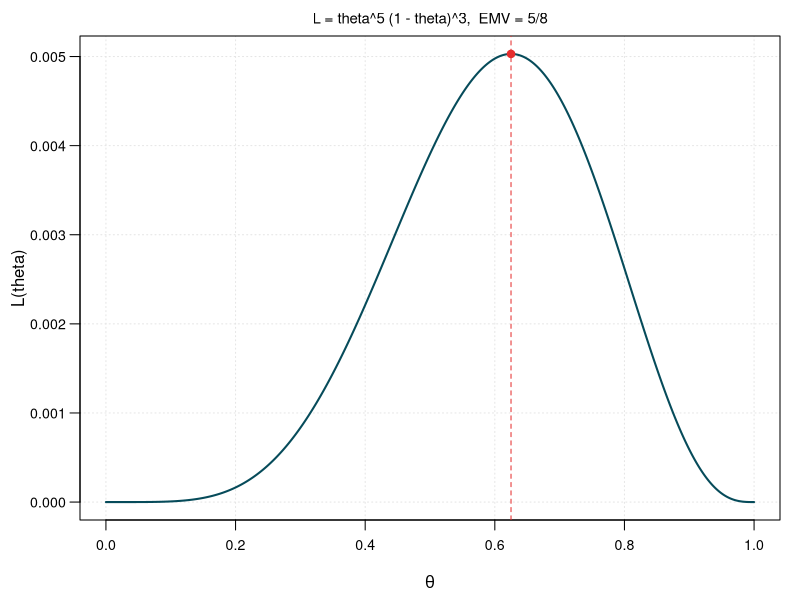
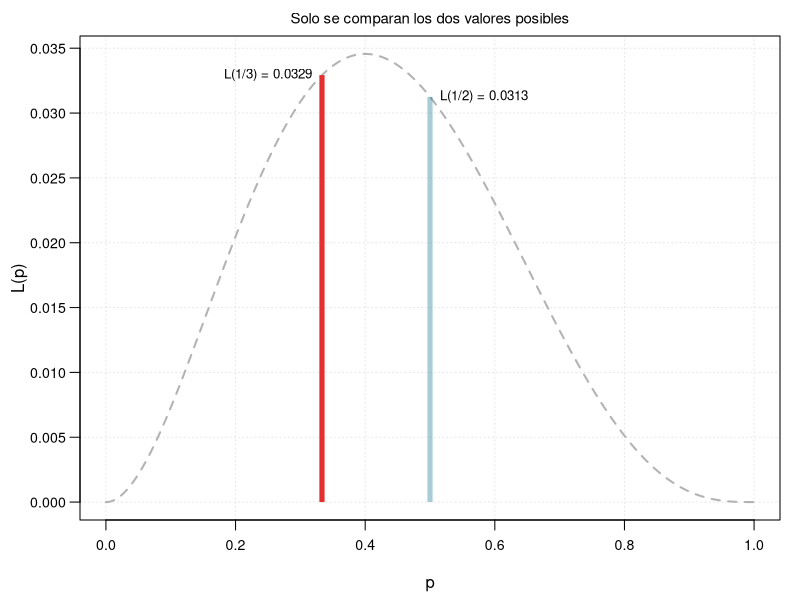
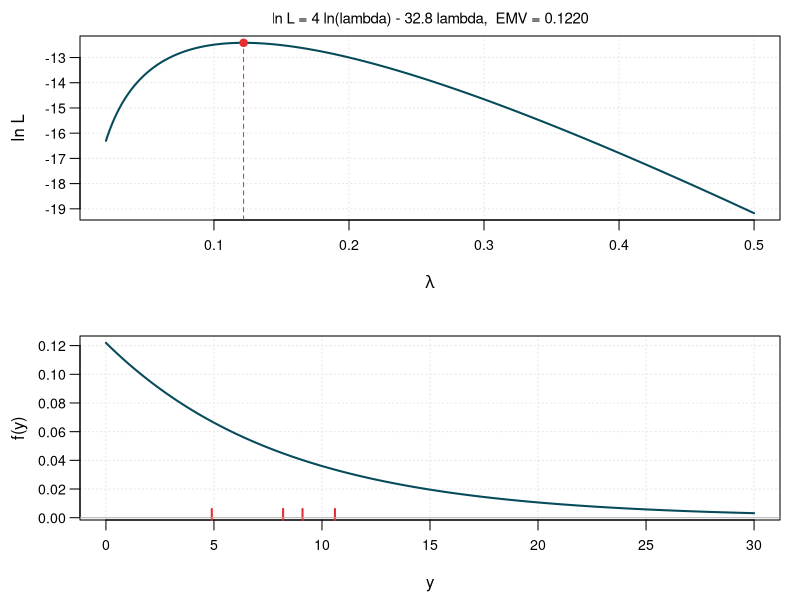
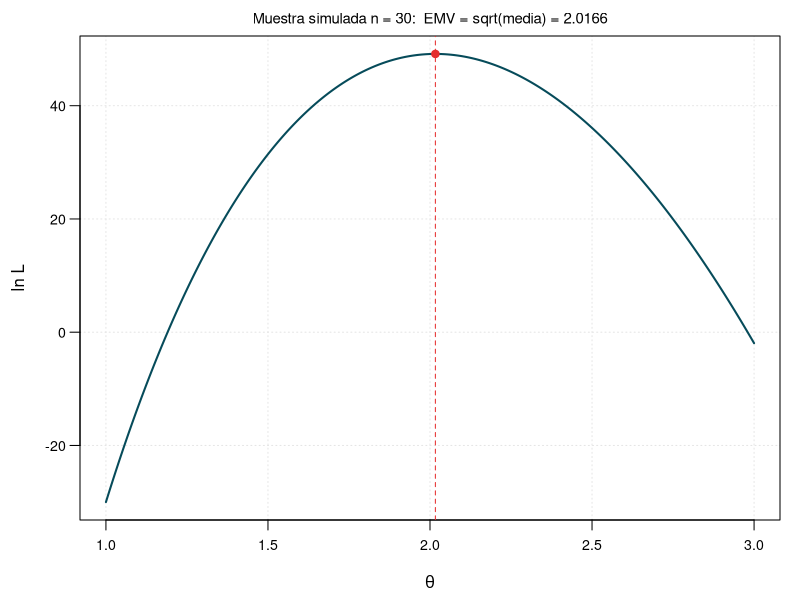
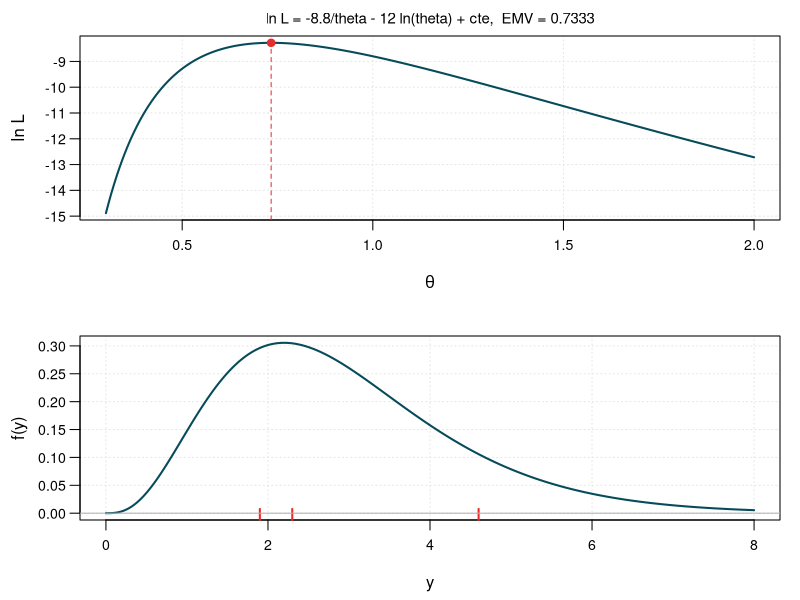
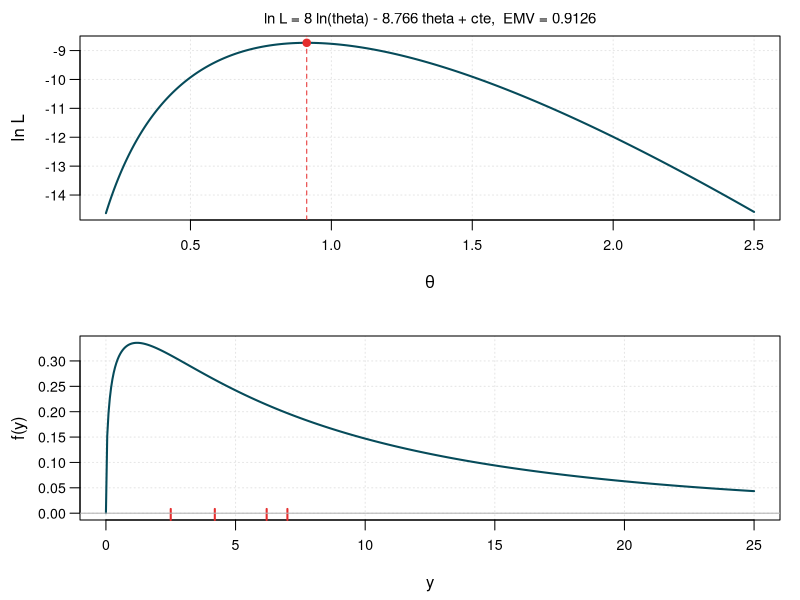
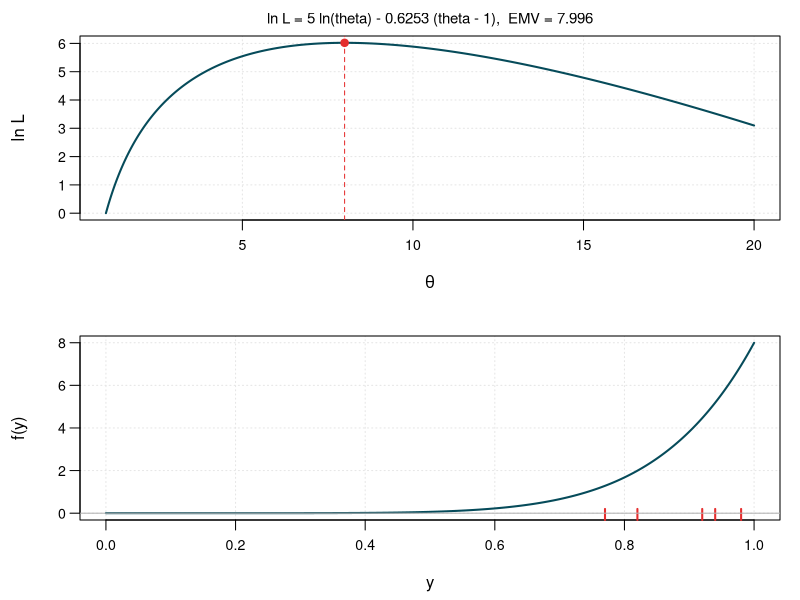
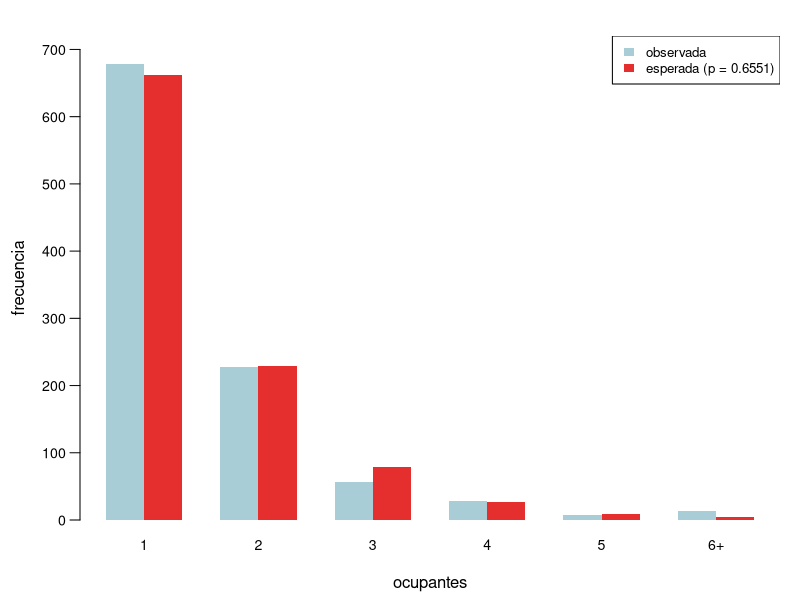

Source code (R) for these figures, in order:
# Graficos para la lista de ejercicios - Estimacion por maxima verosimilitud
# Ejecutar desde la carpeta de la practica:  Rscript practica-11-maxima-verosimilitud.R
# Todos los graficos se guardan en img/ como PDF

dir.create("img", showWarnings = FALSE)

azul  <- "#064B5A"
teal  <- "#097289"
rojo  <- "#E52E2E"
verde <- "#A277FF"
gris  <- "gray45"
base  <- adjustcolor("#097289", 0.35)

abrir <- function(nombre, w = 6, h = 4) {
  pdf(file.path("img", paste0(nombre, ".pdf")), width = w, height = h)
  par(mar = c(4, 4, 1.8, 1), las = 1, cex.axis = 0.85, mgp = c(2.6, 0.7, 0))
}
# curva de (log)verosimilitud con el EMV marcado
curva <- function(f, a, b, emv, xlab = expression(theta), ylab = "ln L", ...) {
  curve(f(x), a, b, n = 500, lwd = 2, col = azul, xlab = xlab, ylab = ylab,
        panel.first = grid(col = "gray90"), ...)
  abline(v = emv, lty = 2, col = rojo)
  points(emv, f(emv), pch = 19, col = rojo)
}
# densidad ajustada con los datos como marcas en el eje
ajuste <- function(f, a, b, y, xlab = "y") {
  curve(f(x), a, b, n = 500, lwd = 2, col = azul, xlab = xlab, ylab = "f(y)",
        panel.first = grid(col = "gray90"))
  rug(y, col = rojo, lwd = 2, ticksize = 0.06)
  abline(h = 0, col = "gray70")
}
titulo <- function(t) title(main = t, cex.main = 0.9, font.main = 1)

# ---------------------------------------------------------------
# Ej 5.2.1: Bernoulli, 5 unos en n = 8
abrir("ej521-bernoulli")
curva(function(t) t^5 * (1 - t)^3, 0, 1, 5/8, ylab = "L(theta)")
titulo("L = theta^5 (1 - theta)^3,  EMV = 5/8")
dev.off()

# ---------------------------------------------------------------
# Ej 5.2.2: urna, p solo puede ser 1/3 o 1/2
abrir("ej522-urna")
L <- function(p) p^2 * (1 - p)^3
curve(L(x), 0, 1, n = 500, lwd = 2, col = "gray70", lty = 2, xlab = "p", ylab = "L(p)",
      panel.first = grid(col = "gray90"))
segments(c(1/3, 1/2), 0, c(1/3, 1/2), L(c(1/3, 1/2)), lwd = 5, lend = 1, col = c(rojo, base))
text(c(1/3, 1/2), L(c(1/3, 1/2)), c("L(1/3) = 0.0329", "L(1/2) = 0.0313"),
     pos = c(2, 4), cex = 0.8)
titulo("Solo se comparan los dos valores posibles")
dev.off()

# ---------------------------------------------------------------
# Ej 5.2.3: exponencial
abrir("ej523-exponencial", w = 5.5, h = 6.4)
par(mfrow = c(2, 1))
y <- c(8.2, 9.1, 10.6, 4.9); lh <- 4 / sum(y)
curva(function(l) 4 * log(l) - l * sum(y), 0.02, 0.5, lh, xlab = expression(lambda))
titulo("ln L = 4 ln(lambda) - 32.8 lambda,  EMV = 0.1220")
ajuste(function(x) dexp(x, lh), 0, 30, y)
dev.off()

# ---------------------------------------------------------------
# Ej 5.2.4: p(k; theta) = theta^(2k) e^(-theta^2) / k!  (muestra simulada)
abrir("ej524-poisson-theta2")
set.seed(1); k <- rpois(30, 4)
curva(function(t) 2 * sum(k) * log(t) - 30 * t^2, 1, 3, sqrt(mean(k)))
titulo("Muestra simulada n = 30:  EMV = sqrt(media) = 2.0166")
dev.off()

# ---------------------------------------------------------------
# Ej 5.2.5: gamma con forma 4 y escala theta
abrir("ej525-gamma", w = 5.5, h = 6.4)
par(mfrow = c(2, 1))
y <- c(2.3, 1.9, 4.6); th <- sum(y) / 12
curva(function(t) -sum(y) / t - 12 * log(t), 0.3, 2, th)
titulo("ln L = -8.8/theta - 12 ln(theta) + cte,  EMV = 0.7333")
ajuste(function(x) x^3 * exp(-x / th) / (6 * th^4), 0, 8, y)
dev.off()

# ---------------------------------------------------------------
# Ej 5.2.6: f(y) = theta^2 sqrt(y) exp(-theta sqrt(y))
abrir("ej526-raiz", w = 5.5, h = 6.4)
par(mfrow = c(2, 1))
y <- c(6.2, 7.0, 2.5, 4.2); th <- 8 / sum(sqrt(y))
curva(function(t) 8 * log(t) - t * sum(sqrt(y)), 0.2, 2.5, th)
titulo("ln L = 8 ln(theta) - 8.766 theta + cte,  EMV = 0.9126")
ajuste(function(x) th^2 * sqrt(x) * exp(-th * sqrt(x)), 0, 25, y)
dev.off()

# ---------------------------------------------------------------
# Ej 5.2.7: f(y) = theta y^(theta - 1) en [0, 1]
abrir("ej527-proporciones", w = 5.5, h = 6.4)
par(mfrow = c(2, 1))
y <- c(0.77, 0.82, 0.92, 0.94, 0.98); th <- -5 / sum(log(y))
curva(function(t) 5 * log(t) + (t - 1) * sum(log(y)), 1, 20, th)
titulo("ln L = 5 ln(theta) - 0.6253 (theta - 1),  EMV = 7.996")
ajuste(function(x) th * x^(th - 1), 0, 1, y)
dev.off()

# ---------------------------------------------------------------
# Ej 5.2.8: ocupantes por auto, geometrica con la clase 6+ censurada
abrir("ej528-ocupantes")
obs <- c(678, 227, 56, 28, 8, 14); p <- 997 / 1522
esp <- 1011 * c(p * (1 - p)^(0:4), (1 - p)^5)
barplot(rbind(obs, esp), beside = TRUE, names.arg = c(1:5, "6+"), col = c(base, rojo),
        border = NA, xlab = "ocupantes", ylab = "frecuencia", ylim = c(0, 720))
legend("topright", c("observada", "esperada (p = 0.6551)"), fill = c(base, rojo),
       border = NA, bg = "white", cex = 0.8)
dev.off()

# ---------------------------------------------------------------
# Ej 5.2.9: no-hitters por temporada, Poisson con la clase 4+ censurada
abrir("ej529-no-hitters", w = 5.5, h = 4.8)
par(mfrow = c(2, 1))
f <- c(6, 19, 12, 13, 9)
lnL <- function(l) sum(f[1:4] * dpois(0:3, l, log = TRUE)) +
  f[5] * ppois(3, l, lower.tail = FALSE, log.p = TRUE)
lh <- optimize(function(l) -lnL(l), c(0.5, 5))$minimum
curva(Vectorize(lnL), 1, 3.5, lh, xlab = expression(lambda))
titulo("ln L con la clase 4+ censurada,  EMV = 2.085")
esp <- 59 * c(dpois(0:3, lh), 1 - ppois(3, lh))
barplot(rbind(f, esp), beside = TRUE, names.arg = c(0:3, "4+"), col = c(base, rojo),
        border = NA, xlab = "no-hitters", ylab = "temporadas", ylim = c(0, 22))
legend("topright", c("observada", "esperada"), fill = c(base, rojo), border = NA,
       bg = "white", cex = 0.8)
dev.off()

# ---------------------------------------------------------------
# Ej 5.2.10: uniforme en [0, theta] y en [theta1, theta2]
abrir("ej5210-uniforme", w = 5.5, h = 6.4)
par(mfrow = c(2, 1))
y <- c(6.3, 1.8, 14.2, 7.6)
curve(ifelse(x >= 14.2, x^-4, 0), 5, 30, n = 1000, lwd = 2, col = azul,
      xlab = expression(theta), ylab = "L(theta)", panel.first = grid(col = "gray90"))
points(14.2, 14.2^-4, pch = 19, col = rojo)
rug(y, col = rojo, lwd = 2)
titulo("L = 1/theta^4 si theta >= max(y) = 14.2")
plot(y, rep(0, 4), pch = 19, col = rojo, ylim = c(-0.5, 1), xlim = c(0, 16), yaxt = "n",
     xlab = "y", ylab = "", panel.first = grid(col = "gray90"))
rect(1.8, 0, 14.2, 1 / (14.2 - 1.8) * 6, col = base, border = azul)
text(c(1.8, 14.2), -0.3, c("theta1 = 1.8", "theta2 = 14.2"), col = rojo, cex = 0.8)
titulo("Densidad ajustada en [min(y), max(y)]")
dev.off()

# ---------------------------------------------------------------
# Ej 5.2.11: f(y) = 2y / (1 - theta^2) en [theta, 1]
abrir("ej5211-soporte")
curve(ifelse(x <= 0.21, (1 - x^2)^-6, NA), 0, 0.21, n = 500, lwd = 2, col = azul,
      xlim = c(0, 0.6), ylim = c(1, 1.35), xlab = expression(theta), ylab = "L(theta) / cte",
      panel.first = grid(col = "gray90"))
points(0.21, (1 - 0.21^2)^-6, pch = 19, col = rojo)
abline(v = 0.21, lty = 2, col = rojo)
text(0.21, 1.3, "theta <= min(y) = 0.21", pos = 4, cex = 0.8, col = rojo)
dev.off()

# ---------------------------------------------------------------
# Ej 5.2.12: f(y) = 2y / theta^2 en [0, theta]  (muestra simulada)
abrir("ej5212-triangular")
set.seed(2); y <- 3 * sqrt(runif(10))
curve(ifelse(x >= max(y), x^-20, NA), 2, 5, n = 800, lwd = 2, col = azul,
      xlab = expression(theta), ylab = "L(theta) / cte", panel.first = grid(col = "gray90"))
points(max(y), max(y)^-20, pch = 19, col = rojo)
rug(y, col = rojo, lwd = 2)
titulo(sprintf("Muestra simulada n = 10:  EMV = max(y) = %.3f", max(y)))
dev.off()

# ---------------------------------------------------------------
# Ej 5.2.13: Pareto con k conocido (muestra simulada, k = 1, theta = 2.5)
abrir("ej5213-pareto")
set.seed(3); y <- runif(25)^(-1 / 2.5); S <- sum(log(y))
curva(function(t) 25 * log(t) - (t + 1) * S, 1, 6, 25 / S)
titulo(sprintf("Muestra simulada n = 25:  EMV = 25 / sum ln(y/k) = %.3f", 25 / S))
dev.off()

# ---------------------------------------------------------------
# Ej 5.2.14: binomial negativa con r conocido (muestra simulada, r = 3, p = 0.4)
abrir("ej5214-binomial-negativa")
set.seed(4); k <- rnbinom(40, size = 3, prob = 0.4)
curva(function(p) 120 * log(p) + sum(k) * log(1 - p), 0.15, 0.8, 120 / (120 + sum(k)),
      xlab = "p")
titulo(sprintf("Muestra simulada n = 40:  EMV = r / (r + media) = %.3f", 120 / (120 + sum(k))))
dev.off()

# ---------------------------------------------------------------
# Ej 5.2.15: Weibull con beta conocido (muestra simulada, beta = 2, alpha = 0.5)
abrir("ej5215-weibull")
set.seed(5); y <- rweibull(50, shape = 2, scale = 0.5^(-1/2)); S <- sum(y^2)
curva(function(a) 50 * log(a) - a * S, 0.1, 1.5, 50 / S, xlab = expression(alpha))
titulo(sprintf("Muestra simulada n = 50:  EMV = n / sum y^beta = %.3f", 50 / S))
dev.off()

# ---------------------------------------------------------------
# Ej 5.2.16: varianza con mu conocida vs mu estimada (5000 muestras, n = 10, sigma^2 = 4)
abrir("ej5216-varianza")
set.seed(6)
m <- replicate(5000, { y <- rnorm(10, 0, 2); c(mean(y^2), mean((y - mean(y))^2)) })
plot(density(m[1, ]), lwd = 2, col = azul, main = "", xlab = "estimacion de sigma^2", ylab = "densidad",
     ylim = c(0, 0.25), panel.first = grid(col = "gray90"))
lines(density(m[2, ]), lwd = 2, col = rojo, lty = 2)
abline(v = rowMeans(m), col = c(azul, rojo), lty = 3)
abline(v = 4, col = gris)
legend("topright", c(sprintf("mu conocida: media %.2f", mean(m[1, ])),
                     sprintf("mu estimada: media %.2f", mean(m[2, ])), "sigma^2 = 4"),
       col = c(azul, rojo, gris), lty = c(1, 2, 1), lwd = 2, bg = "white", cex = 0.8)
dev.off()
